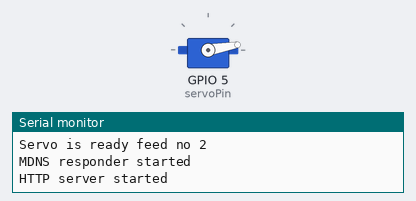
Bench run of a sketch on a simulated ESP32. Shown: servo, the last lines printed to the serial monitor. WiFi joins after 1.5 s; servers stay silent unless stated; the local clock reads 2024-03-15 10:24:30 at power-on unless the sketch sets it.

Above: at 2.05 s.
At 26.75 s:
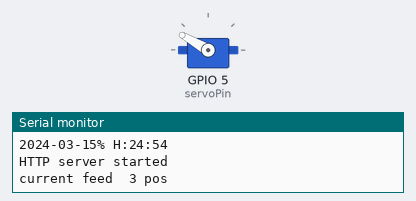
Timing chart, 0 to 34.5 s (numbered marks = the images above):
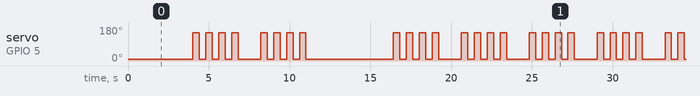

Measured:
- by itself, servo on GPIO 5 (servoPin): moves between 10° and 150°, repeating every 25.0 s

The sketch:

catFeederWifi.ino
```cpp
#include <WiFi.h>
#include <WiFiClient.h>
#include <WebServer.h>
#include <ESPmDNS.h>
#include "time.h"
#include "sntp.h"
#include <ESP32Servo.h>

Servo servo1;

unsigned long timing;
int servoPin = D4;

// unsigned long dayDelay = 14400000;    // 4 часов
// unsigned long nightDelay = 28800000;  // 8 часов
unsigned long dayDelay = 4000;    // 4 часов
unsigned long nightDelay = 8000;  // 8 часов

unsigned long timerVal = 1;
int pos = 2;

const char* ssid = "wifiname";
const char* password = "pass";

WebServer server(80);


const char* ntpServer1 = "pool.ntp.org";
const char* ntpServer2 = "time.nist.gov";
const long gmtOffset_sec = 3600;
const int daylightOffset_sec = 3600;

const char* time_zone = "UTC-3";  // TimeZone rule for Europe/Rome including daylight adjustment rules (optional)


void handleRoot() {

  char temp[400];
  int sec = millis() / 1000;
  int min = sec / 60;
  int hr = min / 60;
  char buffer[80];

  struct tm* timeinfo;
  if (!getLocalTime(timeinfo)) {
    Serial.println("No time available (yet)");
  }

  strftime(buffer, 80, "%Y-%m-%d% H:%M:%S", timeinfo);

  snprintf(temp, 400,
           "<html>\
  <head>\
    <meta http-equiv='refresh' content='5'/>\
    <title>Demo</title>\
  </head>\
  <body>\
    <h1>Hello!</h1>\
    <p>time work: %02d:%02d:%02d</p>\
    <p>Feed #:  %02d</p>\
    <p>Current time:  %02d</p>\
  </body>\
</html>",
           hr,
           min % 60,
           sec % 60,
           pos,
           buffer);
  server.send(200, "text/html", temp);
}

void handleNotFound() {
  String message = "File Not Found\n\n";
  server.send(404, "text/plain", message);
}

void openCloseLid() {
  for (int i = 0; i <= 3; i++) {
    servo1.write(150);
    delay(400);
    servo1.write(10);
    delay(400);
  }
}

void timeavailable(struct timeval* t) {
  Serial.println("Got time adjustment from NTP!");
}

void connectToWiFi() {
  WiFi.mode(WIFI_STA);
  WiFi.begin(ssid, password);
  Serial.println("");

  // Wait for connection
  while (WiFi.status() != WL_CONNECTED) {
    delay(1000);
    Serial.print(".");
  }

  Serial.println("");
  Serial.print("Connected to ");
  Serial.println(ssid);
  Serial.print("IP address: ");
  Serial.println(WiFi.localIP());
}

void setup(void) {
  pinMode(servoPin, OUTPUT);
  Serial.begin(115200);

  WiFi.mode(WIFI_STA);
  WiFi.begin(ssid, password);
  Serial.println("");

  // Wait for connection
  while (WiFi.status() != WL_CONNECTED) {
    delay(1000);
    Serial.print(".");
  }

  Serial.println("");
  Serial.print("Connected to ");
  Serial.println(ssid);
  Serial.print("IP address: ");
  Serial.println(WiFi.localIP());


  sntp_set_time_sync_notification_cb(timeavailable);
  sntp_servermode_dhcp(1);  // (optional)
  configTzTime(time_zone, ntpServer1, ntpServer2);
  // configTime(gmtOffset_sec, daylightOffset_sec, ntpServer1, ntpServer2);

  Serial.println("Servo is ready feed no " + String(pos));
  servo1.attach(servoPin);
  servo1.write(10);
  // delay(1800000); пол часа до старта
  //delay(10000);
  if (MDNS.begin("esp32")) {
    Serial.println("MDNS responder started");
  }

  server.on("/", handleRoot);
  server.on("/inline", []() {
    server.send(200, "text/plain", "this works as well");
  });
  server.onNotFound(handleNotFound);
  server.begin();
  Serial.println("HTTP server started");
}

void loop(void) {
  server.handleClient();
  delay(1000);

  // tmRes = printLocalTime();

  struct tm timeinfo;
  if (!getLocalTime(&timeinfo)) {
    Serial.println("No time available (yet)");
  }
  Serial.println(&timeinfo, "%Y-%m-%d% H:%M:%S");
  Serial.println("HTTP server started");
  delay(2);  //allow the cpu to switch to other tasks

  feedProc();
}


/**/
// printLocalTime() {
//   struct tm timeinfo;
//   if (!getLocalTime(&timeinfo)) {
//     // Serial.println("No time available (yet)");
//     return;
//   }
//     // Serial.println(&timeinfo, "%A, %B %d %Y %H:%M:%S");
//   return timeinfo;
// }

void feedProc() {
  if (pos == 5) {
    timerVal = nightDelay;
  } else {
    timerVal = dayDelay;
  }
  if (millis() - timing > timerVal) {  // значение паузы
    timing = millis();
    Serial.println("current feed  " + String(pos) + " pos ");
    openCloseLid();
    pos--;
    if (pos == 0) {
      pos = 5;
    }
  }
}
```
